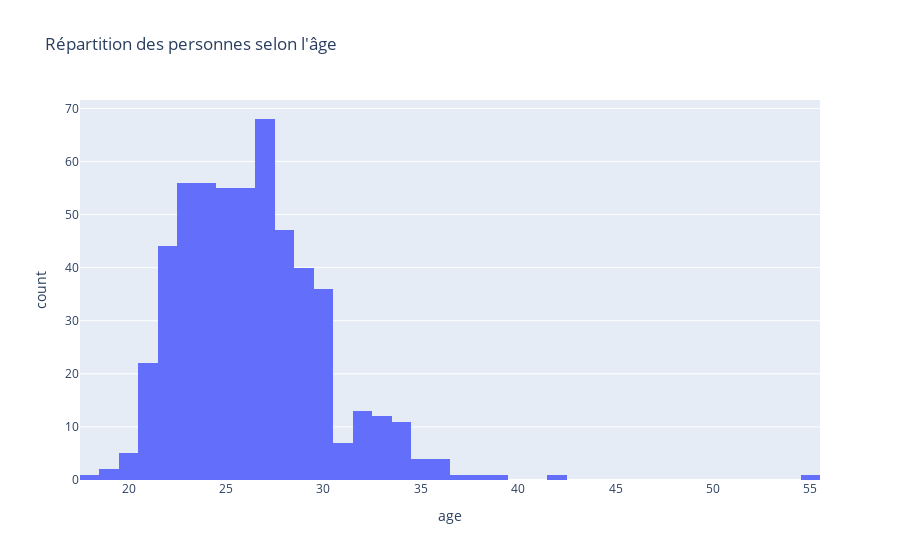

Write notebook code for a chart like this one.
### Markdown cell above
Les européens/caucasien sont les plus représentés.

### Code cell
px.histogram(df_population, x='age', orientation='v', title="Répartition des personnes selon l'âge")

### Figure 1 — Plotly figure (JSON) as saved in the notebook; plotly's stock layout.template omitted (floating-point values rounded to 4 significant figures; data arrays with more than 128 entries replaced by an {"elided": "..."} marker saying what was removed)
{"data": [{"alignmentgroup": "True", "bingroup": "x", "hovertemplate": "age=%{x}<br>count=%{y}<extra></extra>", "legendgroup": "", "marker": {"color": "#636efa", "pattern": {"shape": ""}}, "name": "", "offsetgroup": "", "orientation": "v", "showlegend": false, "type": "histogram", "x": {"elided": "543 int values"}, "xaxis": "x", "yaxis": "y"}], "layout": {"barmode": "relative", "legend": {"tracegroupgap": 0}, "title": {"text": "Répartition des personnes selon l'âge"}, "xaxis": {"anchor": "y", "domain": [0, 1], "title": {"text": "age"}}, "yaxis": {"anchor": "x", "domain": [0, 1], "title": {"text": "count"}}}}
